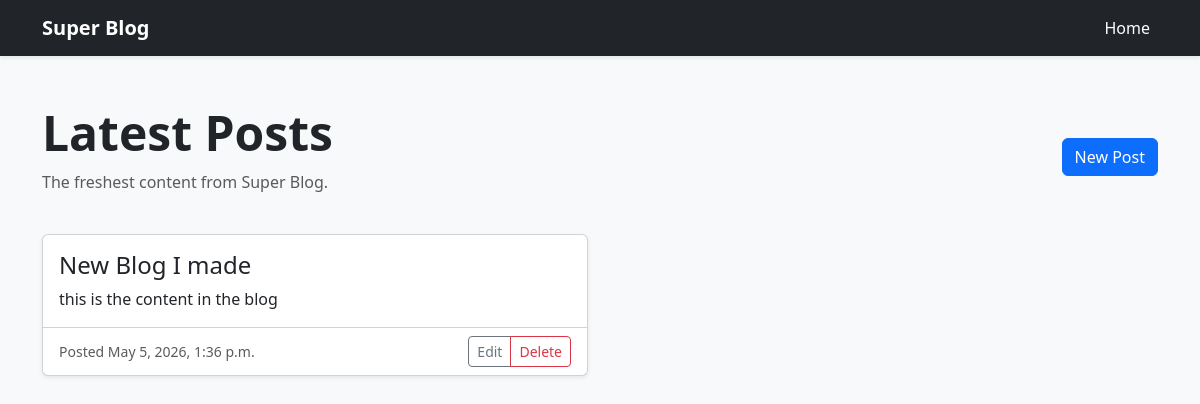
Before: / with the older database file.
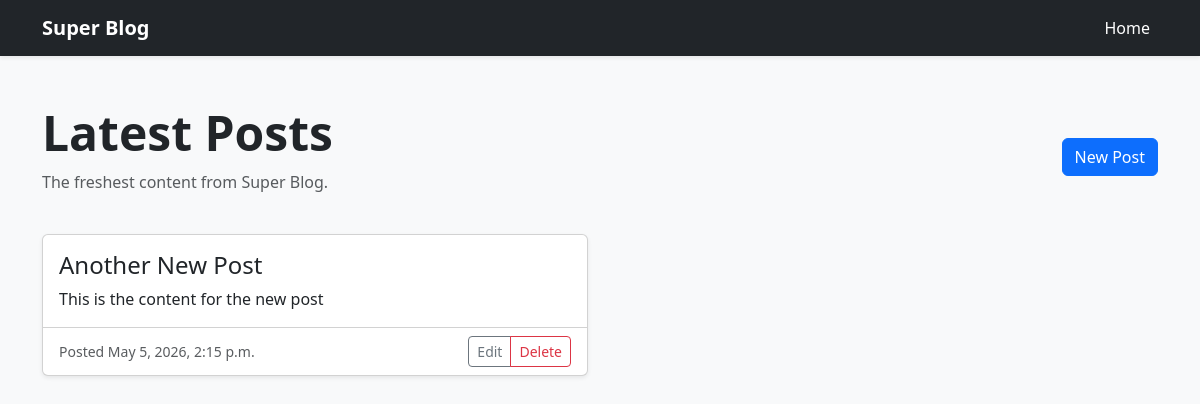
After: the same page with the newer database file.
### blog/models.py (models this page shows, shortened)
class Post(models.Model):
  title = models.CharField(max_length=200)
  content = models.TextField()
  created_at = models.DateTimeField(auto_now_add=True)

### blog/views.py (the view)
# urls.py: path('', views.home, name='home'),
def home(request):
  posts = Post.objects.all()
  return render(request, 'blog/home.html', {'posts':posts})

### blog/templates/blog/home.html
{% extends 'blog/base.html' %}
{% block content %}
  <div class="row mb-4 align-items-center">
    <div class="col">
      <h1 class="display-5 fw-bold">Latest Posts</h1>
      <p class="text-muted">The freshest content from Super Blog.</p>
    </div>
    <div class="col-auto">
      <a href="{% url 'post-create' %}" class="btn btn-primary">New Post</a>
    </div>
  </div>
  <div class="row row-cols-1 row-cols-md-2 g-4">
    {% for post in posts %}
      <div class="col">
        <div class="card h-100 shadow-sm">
          <div class="card-body">
            <h2 class="card-title h4">{{ post.title }}</h2>
            <p class="card-text">{{ post.content }}</p>
          </div>
          <div class="card-footer bg-transparent d-flex justify-content-between align-items-center">
            <small class="text-muted">Posted {{ post.created_at }}</small>
            <div class="btn-group btn-group-sm" role="group">
              <a href="{% url 'post-update' post.pk %}" class="btn btn-outline-secondary">Edit</a>
              <a href="{% url 'post-delete' post.pk %}" class="btn btn-outline-danger">Delete</a>
            </div>
          </div>
        </div>
      </div>
    {% empty %}
      <div class="col-12">
        <div class="alert alert-info" role="alert">
          No posts yet. Check back soon!
        </div>
      </div>
    {% endfor %}
  </div>
{% endblock %}

### blog/templates/blog/base.html (shortened to what this page needs)
<!doctype html>
<html lang="en">
  <head>
    <link href="https://cdn.jsdelivr.net/npm/bootstrap@5.3.8/dist/css/bootstrap.min.css" rel="stylesheet">
  </head>
  <body class="bg-light">
    <nav class="navbar navbar-expand-lg navbar-dark bg-dark mb-4 shadow-sm">
      <div class="container">
        <a class="navbar-brand fw-bold" href="{% url 'home' %}">Super Blog</a>
        <div class="collapse navbar-collapse" id="navbarNav">
          <ul class="navbar-nav ms-auto">
            <li class="nav-item">
              <a class="nav-link active" aria-current="page" href="{% url 'home' %}">Home</a>
            </li>
          </ul>
        </div>
      </div>
    </nav>
    <main class="container py-4">
      {% block content %}
      {% endblock %}
    </main>
  </body>
</html>

Changed rows visible on the page:
removed Post: title "New Blog I made", content "this is the content in the blog", created_at "May 5, 2026, 1:36 p.m."
added Post: title "Another New Post", content "This is the content for the new post", created_at "May 5, 2026, 2:15 p.m."
